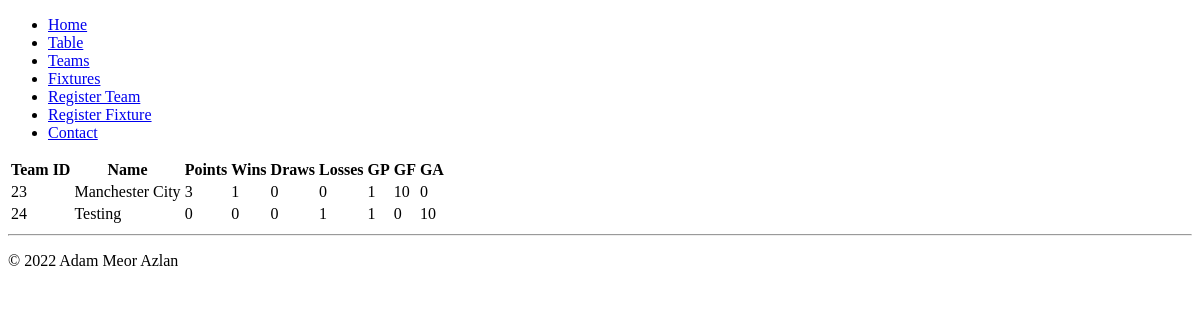
Before: /teams/table with the older database file.
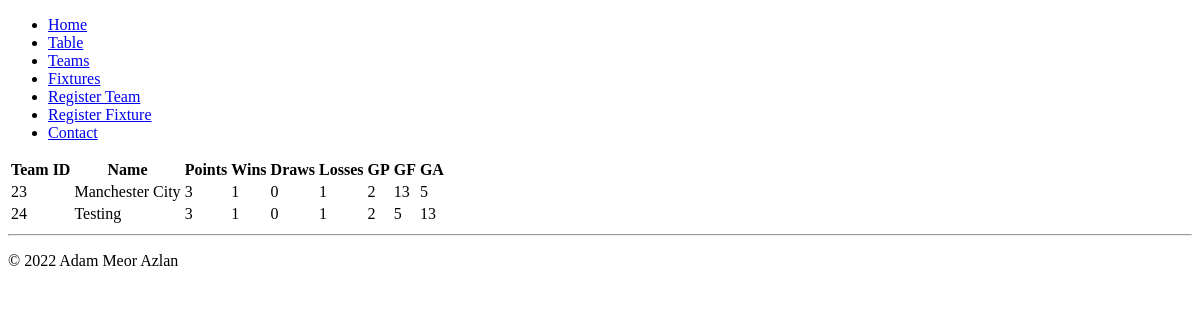
After: the same page with the newer database file.
### teams/models.py (models this page shows)
class table(models.Model):
    team = models.ForeignKey(team, on_delete=models.CASCADE)
    score = models.IntegerField(default=0)
    wins = models.IntegerField(default=0)
    draws = models.IntegerField(default=0)
    loses = models.IntegerField(default=0)
    GP = models.IntegerField(default=0)
    GF = models.IntegerField(default=0)
    GA = models.IntegerField(default=0)

### teams/views.py (the view)
# urls.py: path('table', views.table, name='table'),
def table(request):
    context = {}
    context["table_list"] = tablemodel.objects.all().order_by('-score')
    context["team_list"] = team.objects.all()
    for teamobj in team.objects.all():
        if (not tablemodel.objects.filter(team_id=teamobj.id).exists()):
            a = tablemodel.objects.create(team_id=teamobj.id)
            a.save()
    return render(request, 'teams/table.html', context)

### teams/templates/teams/table.html (shortened to what this page needs)
{% extends "base.html" %}
{% block content %}
<table>
    <tr>
        <th>Team ID</th>
        <th>Name</th>
        <th>Points</th>
        <th>Wins</th>
        <th>Draws</th>
        <th>Losses</th>
        <th>GP</th>
        <th>GF</th>
        <th>GA</th>
    </tr>
    {% for team in table_list %}
        <tr>
            <td>
                {{ team.team_id }}
            </td>
            <td>
            {% for team2 in team_list %}
                {% if team2.id == team.team_id %}
                    {{ team2.name }}
                {% endif %}
            {% endfor %}
            </td>
            <td>
                {{ team.score}}
            </td>
            <td>
                {{team.wins}}
            </td>
            <td>
                {{team.draws}}
            </td>
            <td>
                {{ team.loses | truncatechars:20}}
            </td>
            <td>
                {{ team.GP}}
            </td>
            <td>
                {{team.GF}}
            </td>
            <td>
                {{team.GA}}
            </td>
        </tr>
    {% endfor %}
   </table> <hr/>
{% endblock content %}

Changed rows visible on the page:
changed table (number 1 of 2 on the later page): loses "0" → "1"; GP "1" → "2"; GF "10" → "13"; GA "0" → "5"
changed table (number 2 of 2 on the later page): score "0" → "3"; wins "0" → "1"; GP "1" → "2"; GF "0" → "5"; GA "10" → "13"
